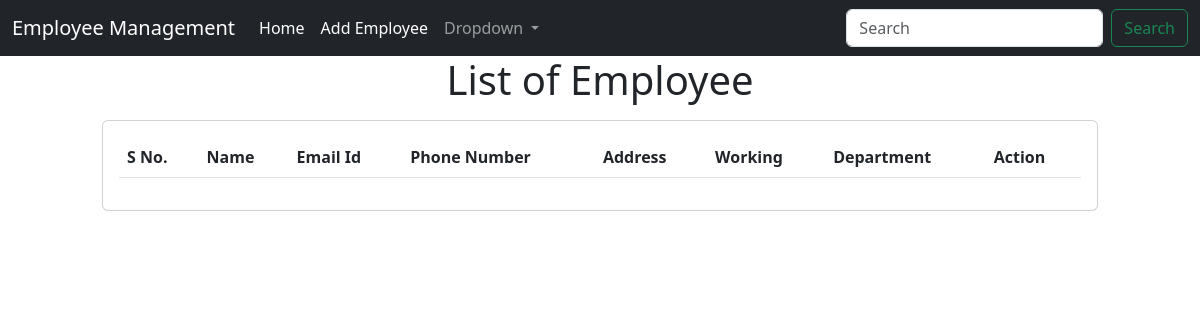
/employee/home/, run on an earlier commit of the app's database.
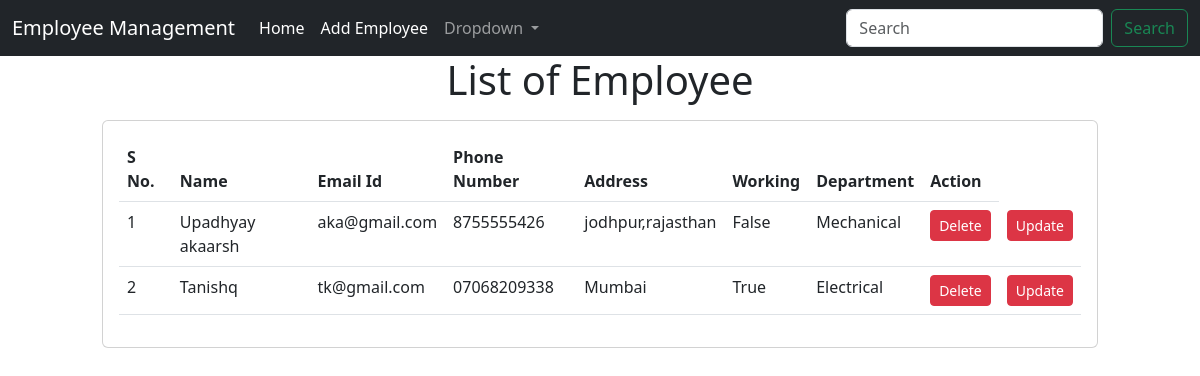
And on a later commit of the database.
### emp/models.py (models this page shows, shortened)
class Emp(models.Model):
    name = models.CharField(max_length=200)
    emp_id = models.CharField(max_length=200)
    mobile = models.CharField(max_length=10)
    address = models.CharField(max_length=200)
    is_working = models.BooleanField(default=True)
    department = models.CharField(max_length=50)

### emp/views.py (the view)
# urls.py: path("home/", emp_home),
def emp_home(request):
    emps = Emp.objects.all()
    return render(request, "emp/home.html", {
        "emps": emps
    })

### templates/emp/home.html (shortened to what this page needs)
<!doctype html>
<html lang="en">
    <head>
        <link href="https://cdn.jsdelivr.net/npm/bootstrap@5.3.0-alpha3/dist/css/bootstrap.min.css"
            rel="stylesheet"
>
    </head>
    <body>
        {% include 'emp/navbar.html' %}
        <div class="text-center">
            <h1>List of Employee</h1>
        </div>
        <div class="cotainer my-3">
            <div class="row">
                <div class="col-md-10 offset-1">
                    <div class="card">
                        <div class="card-body">
                            <table class="table">
                                <thead class="thead-dark">
                                    <tr>
                                        <th scope="col">S No.</th>
                                        <th scope="col">Name</th>
                                        <th scope="col">Email Id</th>
                                        <th scope="col">Phone Number</th>
                                        <th scope="col">Address</th>
                                        <th scope="col">Working</th>
                                        <th scope="col">Department</th>
                                        <th scope="col">Action</th>
                                    </tr>
                                </thead>
                                <tbody>
                                    {% for e in emps %}
                                    <tr>
                                        <td>{{forloop.counter}}</td>
                                        <td>{{e.name}}</td>
                                        <td>{{e.emp_id}}</td>
                                        <td>{{e.mobile}}</td>
                                        <td>{{e.address}}</td>
                                        <td>{{e.is_working}}</td>
                                        <td>{{e.department}}</td>
                                        <td>
                                            <a href="/employee/delete-emp/{{e.id}}"
                                                class="btn btn-danger btn-sm">Delete</a>
                                        </td>
                                        <td>
                                            <a href="/employee/update-emp/{{e.id}}"
                                                class="btn btn-danger btn-sm">Update</a>
                                        </td>
                                    </tr>
                                    {%endfor%}
                                </tbody>
                            </table>
                        </div>
                    </div>
                </div>
            </div>
        </div>
    </body>
</html>

### templates/emp/navbar.html (shortened to what this page needs)
<nav class="navbar navbar-expand-lg navbar-dark bg-dark">
    <div class="container-fluid">
        <a class="navbar-brand" href="/employee/home/">Employee Management</a>
        <div class="collapse navbar-collapse" id="navbarSupportedContent">
            <ul class="navbar-nav me-auto mb-2 mb-lg-0">
                <li class="nav-item">
                    <a class="nav-link active" aria-current="page" href="/index/">Home</a>
                </li>
                <li class="nav-item">
                    <a class="nav-link active" aria-current="page" href="/employee/add-emp/">Add
                        Employee</a>
                </li>
                <li class="nav-item dropdown">
                    <a class="nav-link dropdown-toggle" href="" role="button"
                        data-bs-toggle="dropdown" aria-expanded="false">
                        Dropdown
                    </a>
                </li>
            </ul>
            <form class="d-flex" role="search">
                <input class="form-control me-2" type="search" placeholder="Search"
                    aria-label="Search">
                <button class="btn btn-outline-success" type="submit">Search</button>
            </form>
        </div>
    </div>
</nav>

What changed in the data, as far as the page shows it:
added Emp: name "Upadhyay akaarsh", emp_id "aka@gmail.com", mobile "8755555426", address "jodhpur,rajasthan", is_working "False", department "Mechanical"
added Emp: name "Tanishq", emp_id "tk@gmail.com", mobile "07068209338", address "Mumbai", is_working "True", department "Electrical"
